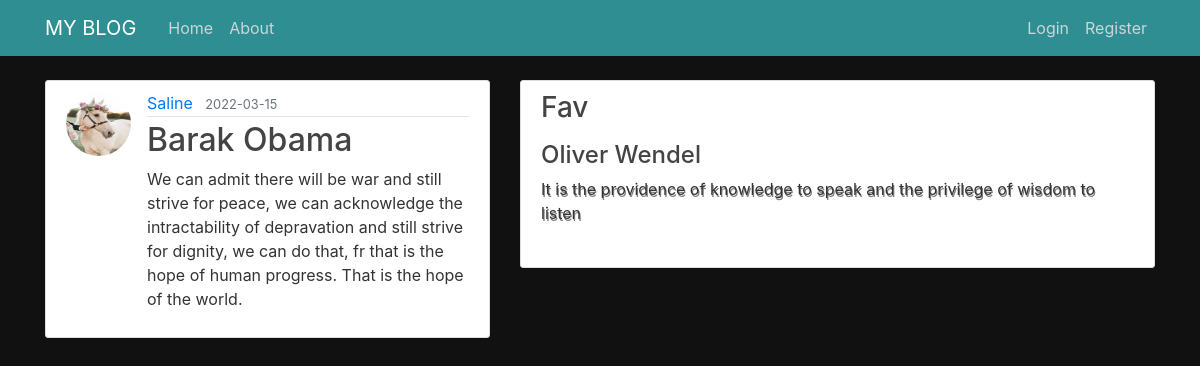
Screenshot of /post/3 with the database file from the repository.
### blog/models.py (models this page shows, shortened)
class User(db.Model, UserMixin):
    id = db.Column(db.Integer, primary_key=True)
    username = db.Column(db.String(20), unique=True, nullable=False)
    email = db.Column(db.String(120), unique=True, nullable=False)
    image_file = db.Column(db.String(20), nullable=False, default='default.jpg')
    password = db.Column(db.String(60), nullable=False)
    posts = db.relationship('Post', backref='author', lazy=True)

class Post(db.Model):
    id = db.Column(db.Integer, primary_key=True)
    title = db.Column(db.String(100), nullable=False)
    date_posted = db.Column(db.DateTime, nullable=False, default=datetime.utcnow)
    content = db.Column(db.Text, nullable=False)
    user_id = db.Column(db.Integer, db.ForeignKey('user.id'), nullable=False)

### blog/routes.py (the view)
@app.route("/post/<int:post_id>")
def post(post_id):
    post = Post.query.get_or_404(post_id)
    return render_template('post.html', title=post.title, post=post)

### blog/templates/post.html (shortened to what this page needs)
{% extends "base.html" %}
{% block content %}
  <article class="media content-section">
    <img class="rounded-circle article-img" src="{{ url_for('static', filename='pictures/' + post.author.image_file) }}">
    <div class="media-body">
      <div class="article-metadata">
        <a class="mr-2" href="#">{{ post.author.username }}</a>
        <small class="text-muted">{{ post.date_posted.strftime('%Y-%m-%d') }}</small>
      </div>
      <h2 class="article-title">{{ post.title }}</h2>
      <p class="article-content">{{ post.content }}</p>
    </div>
  </article>
{% endblock content %}

### blog/static/main.css (style rules this page uses)
body { background-color: #111; color: #333333; margin-top: 5rem; }
h1, h2, h3, h4, h5, h6 { color: #444444; }
.content-section { background: #ffffff; padding: 10px 20px; border: 1px solid #dddddd; border-radius: 3px; margin-bottom: 20px; }
.article-title { color: #444444; }
.article-content { white-space: pre-line; }
.article-img { height: 65px; width: 65px; margin-right: 16px; }
.article-metadata { padding-bottom: 1px; margin-bottom: 4px; border-bottom: 1px solid #e3e3e3 }

### rows the page displays
User: image_file (picture), author.username "Saline"
Post: date_posted "2022-03-15", title "Barak Obama", content "We can admit there will be war and still strive for peace, we can acknowledge the intractability of depravation and still strive for dignity, we can do that, fr that is the hope of human progress. That is the hope of the world."
